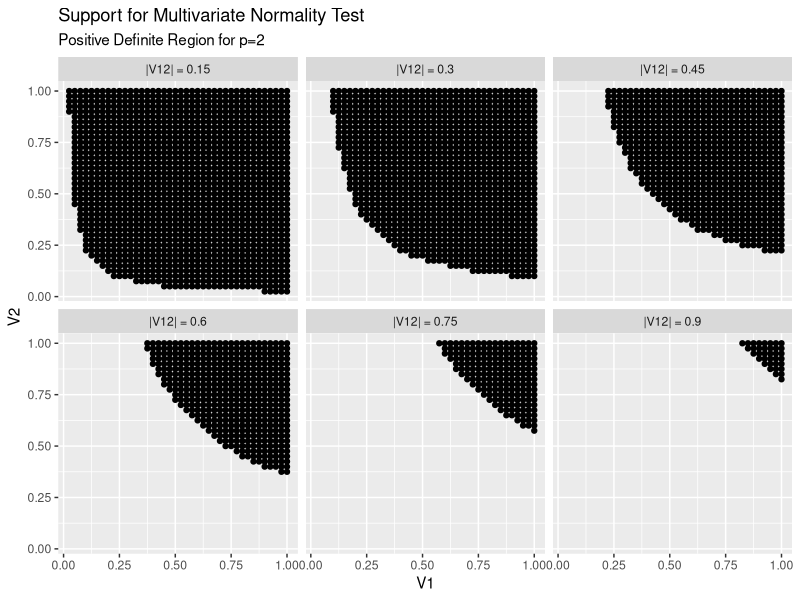

Recreate this plot in R.
## ---- chunk 1
pos.def.plot <- function(npoints, v12){
   nv12 <- length(v12)
   x <- rep(1:npoints,each=npoints) /npoints
   y <- rep(1:npoints,times=npoints) /npoints
   v12 <- rep(v12,each=npoints*npoints)
   nameV12 <- paste("|V12| =",v12)
   calcpd <- x*y - v12*v12
   posdef <- calcpd > 0
   xdf <- data.frame(x,y,v12,calcpd,posdef,nameV12)
   xdf[xdf$posdef,]
}

   tempdf2 <- pos.def.plot(npoints=40,v12=c(.15,.30,.45,.60,.75,.9))
   horlabel="V1"
   vertlabel="V2"
   legendname=NULL
   cap=NULL
   mtitle="Support for Multivariate Normality Test"
   stitle="Positive Definite Region for p=2"
     XVAR <- tempdf2[,1]
     YVAR <- tempdf2[,2]
     COV1 <- tempdf2[,5]
     dfplot <- data.frame(XVAR,YVAR,COV1)
     FACET <- tempdf2[,6]
     dfplot <- data.frame(dfplot,FACET)
   out <- ggplot2::ggplot(data=dfplot,ggplot2::aes(XVAR,YVAR,COV1)) + ggplot2::geom_point()
     out$labels$shape <- legendname
     names(FACET)<-tempdf2$namesV12
     out <- out + ggplot2::facet_wrap(~FACET)
   out <- out + ggplot2::ggtitle(mtitle,subtitle=stitle) + ggplot2::xlab(horlabel) + ggplot2::ylab(vertlabel) +                                  ggplot2::labs(caption=cap,legend=legendname)
     out <- out + ggplot2::labs(color=legendname)
     print(out)
## ---- chunk 2
    a <- c(2,5,10,15,20,256,4000,31997,107989,255974,427,6666,53328,179982,426624)
  a <- c(a,2,5,6,7,9,3648, 429504,1402224,3537024,15917712,6080,715840,2337040,5395040,26529520)
  a <- c(a,2,3,4,5,6,20640,1224600,20132640,187000000,1190000000,34400,2041000,33554400,312000000,1980000000)
  a <- matrix(a,nrow=5,byrow=FALSE)
  b <- matrix("   ",nrow=5,ncol=1)
  c <- matrix("         ",nrow=5,ncol=1)
    a <- cbind(a,b,c)
  a <- as.data.frame(a, row.names=NULL, optional=TRUE, col.names=NULL)
  a <- a[,c(11,1:3,10,4:6,10,7:9)]
  a
